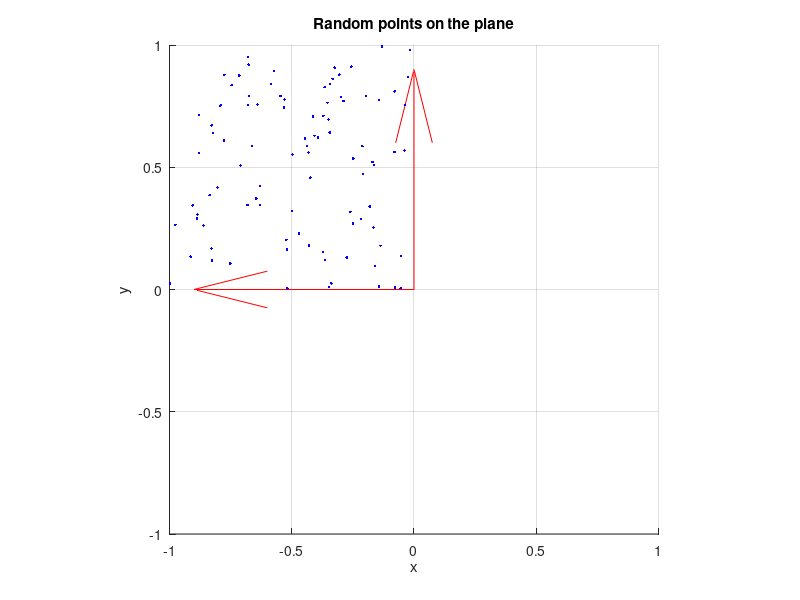

MATLAB code to generate this figure:
% 媒介変数を利用した平面の方程式の導出・利用検証
clear;

addpath('.', '-end');

% 力の成分
f1 = [0 1 0];
f2 = [-1 0 0];
f3 = [0 1 0];

% 位置ベクトル
l1 = [0.0075 0.03 0];
l2 = [0.005 0.0275 0];
l3 = [-0.0125 0.03 0];

m1 = [];
m2 = [];
m3 = [];

for i = 0:1
    edit_f1 = i * f1;
    edit_f2 = i * f2;
    edit_f3 = i * f3;

    now_moment1 = cross(l1, edit_f1);
    now_moment2 = cross(l2, edit_f2);
    now_moment3 = cross(l3, edit_f3);

    wrench_f1 = [edit_f1(1) edit_f1(2) now_moment1(3)];
    wrench_f2 = [edit_f2(1) edit_f2(2) now_moment2(3)];
    wrench_f3 = [edit_f3(1) edit_f3(2) now_moment3(3)];

    m1 = [m1; wrench_f1];
    m2 = [m2; wrench_f2];
    m3 = [m3; wrench_f3];
end

moment_point1 = m1(end, :);
moment_point2 = m2(end, :);
moment_point3 = m3(end, :);

plane1_coefficient = cross(moment_point1, moment_point2);
plane2_coefficient = cross(moment_point2, moment_point3);
plane3_coefficient = cross(moment_point3, moment_point1);

plane1 = [];

for i = 1:100

    lamda = rand;
    mu = rand;

    point = lamda * moment_point1 + mu * moment_point2;

    if abs(plane1_coefficient(1) * point(1) + plane1_coefficient(2) * point(2) + plane1_coefficient(3) * point(3)) < 1e-10
        plane1 = [plane1; point];
    end
end

% プロット初期化
figure;
hold on;
title('Random points on the plane');

quiver3(0, 0, 0, moment_point1(1), moment_point1(2), moment_point1(3), 'r');
quiver3(0, 0, 0, moment_point2(1), moment_point2(2), moment_point2(3), 'r');

% 軸ラベル
xlabel('x');
ylabel('y');
zlabel('z');

% 表示範囲の設定
axis equal;
xlim([-1, 1]);
ylim([-1, 1]);
zlim([-0.03, 0.03]);

plot3(plane1(:,1), plane1(:,2), plane1(:,3), '.', 'Color', 'b');

% グリッド表示
grid on;
hold off;